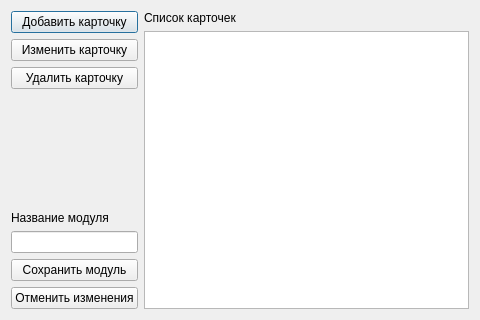
<?xml version="1.0" encoding="UTF-8"?>
<ui version="4.0">
 <class>DeckWindow</class>
 <widget class="QDialog" name="DeckWindow">
  <property name="geometry">
   <rect>
    <x>0</x>
    <y>0</y>
    <width>480</width>
    <height>320</height>
   </rect>
  </property>
  <property name="windowTitle">
   <string>Редактирование модуля</string>
  </property>
  <layout class="QHBoxLayout" name="horizontalLayout">
   <item>
    <layout class="QVBoxLayout" name="verticalLayout_2">
     <item>
      <widget class="QPushButton" name="addCardButton">
       <property name="text">
        <string>Добавить карточку</string>
       </property>
      </widget>
     </item>
     <item>
      <widget class="QPushButton" name="editCardButton">
       <property name="text">
        <string>Изменить карточку</string>
       </property>
      </widget>
     </item>
     <item>
      <widget class="QPushButton" name="deleteCardButton">
       <property name="text">
        <string>Удалить карточку</string>
       </property>
      </widget>
     </item>
     <item>
      <spacer name="verticalSpacer">
       <property name="orientation">
        <enum>Qt::Vertical</enum>
       </property>
       <property name="sizeHint" stdset="0">
        <size>
         <width>20</width>
         <height>40</height>
        </size>
       </property>
      </spacer>
     </item>
     <item>
      <widget class="QLabel" name="label_2">
       <property name="text">
        <string>Название модуля</string>
       </property>
      </widget>
     </item>
     <item>
      <widget class="QLineEdit" name="deckNameEdit">
       <property name="sizePolicy">
        <sizepolicy hsizetype="Minimum" vsizetype="Fixed">
         <horstretch>0</horstretch>
         <verstretch>0</verstretch>
        </sizepolicy>
       </property>
      </widget>
     </item>
     <item>
      <widget class="QPushButton" name="applyChangesButton">
       <property name="text">
        <string>Сохранить модуль</string>
       </property>
      </widget>
     </item>
     <item>
      <widget class="QPushButton" name="discardChangesButton">
       <property name="text">
        <string>Отменить изменения</string>
       </property>
      </widget>
     </item>
    </layout>
   </item>
   <item>
    <layout class="QVBoxLayout" name="verticalLayout">
     <item>
      <widget class="QLabel" name="label">
       <property name="text">
        <string>Список карточек</string>
       </property>
      </widget>
     </item>
     <item>
      <widget class="QListWidget" name="cardListWidget"/>
     </item>
    </layout>
   </item>
  </layout>
 </widget>
 <resources/>
 <connections/>
</ui>
